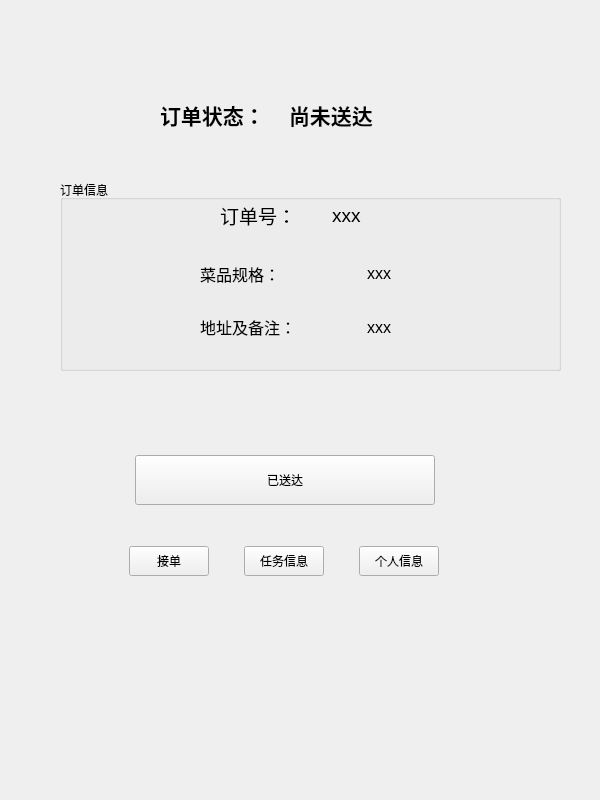
<?xml version="1.0" encoding="UTF-8"?>
<ui version="4.0">
 <class>task_inform</class>
 <widget class="QWidget" name="task_inform">
  <property name="geometry">
   <rect>
    <x>0</x>
    <y>0</y>
    <width>600</width>
    <height>800</height>
   </rect>
  </property>
  <property name="minimumSize">
   <size>
    <width>600</width>
    <height>800</height>
   </size>
  </property>
  <property name="windowTitle">
   <string>Form</string>
  </property>
  <widget class="QGroupBox" name="groupBox">
   <property name="geometry">
    <rect>
     <x>60</x>
     <y>180</y>
     <width>501</width>
     <height>191</height>
    </rect>
   </property>
   <property name="title">
    <string>订单信息</string>
   </property>
   <widget class="QWidget" name="">
    <property name="geometry">
     <rect>
      <x>160</x>
      <y>10</y>
      <width>141</width>
      <height>51</height>
     </rect>
    </property>
    <layout class="QHBoxLayout" name="horizontalLayout_2">
     <item>
      <widget class="QLabel" name="label">
       <property name="text">
        <string>&lt;html&gt;&lt;head/&gt;&lt;body&gt;&lt;p&gt;&lt;span style=&quot; font-size:14pt;&quot;&gt;订单号：&lt;/span&gt;&lt;/p&gt;&lt;/body&gt;&lt;/html&gt;</string>
       </property>
      </widget>
     </item>
     <item alignment="Qt::AlignmentFlag::AlignRight">
      <widget class="QLabel" name="label_2">
       <property name="text">
        <string>&lt;html&gt;&lt;head/&gt;&lt;body&gt;&lt;p&gt;&lt;span style=&quot; font-size:14pt;&quot;&gt;xxx&lt;/span&gt;&lt;/p&gt;&lt;/body&gt;&lt;/html&gt;</string>
       </property>
      </widget>
     </item>
    </layout>
   </widget>
   <widget class="QWidget" name="">
    <property name="geometry">
     <rect>
      <x>140</x>
      <y>70</y>
      <width>191</width>
      <height>101</height>
     </rect>
    </property>
    <layout class="QVBoxLayout" name="verticalLayout">
     <item>
      <layout class="QHBoxLayout" name="horizontalLayout_3">
       <item>
        <widget class="QLabel" name="label_3">
         <property name="text">
          <string>&lt;html&gt;&lt;head/&gt;&lt;body&gt;&lt;p&gt;&lt;span style=&quot; font-size:12pt;&quot;&gt;菜品规格：&lt;/span&gt;&lt;/p&gt;&lt;/body&gt;&lt;/html&gt;</string>
         </property>
        </widget>
       </item>
       <item alignment="Qt::AlignmentFlag::AlignRight">
        <widget class="QLabel" name="label_4">
         <property name="text">
          <string>&lt;html&gt;&lt;head/&gt;&lt;body&gt;&lt;p&gt;&lt;span style=&quot; font-size:12pt;&quot;&gt;xxx&lt;/span&gt;&lt;/p&gt;&lt;/body&gt;&lt;/html&gt;</string>
         </property>
        </widget>
       </item>
      </layout>
     </item>
     <item>
      <layout class="QHBoxLayout" name="horizontalLayout_4">
       <item>
        <widget class="QLabel" name="label_5">
         <property name="text">
          <string>&lt;html&gt;&lt;head/&gt;&lt;body&gt;&lt;p&gt;&lt;span style=&quot; font-size:12pt;&quot;&gt;地址及备注：&lt;/span&gt;&lt;/p&gt;&lt;/body&gt;&lt;/html&gt;</string>
         </property>
        </widget>
       </item>
       <item alignment="Qt::AlignmentFlag::AlignRight">
        <widget class="QLabel" name="label_6">
         <property name="text">
          <string>&lt;html&gt;&lt;head/&gt;&lt;body&gt;&lt;p&gt;&lt;span style=&quot; font-size:12pt;&quot;&gt;xxx&lt;/span&gt;&lt;/p&gt;&lt;/body&gt;&lt;/html&gt;</string>
         </property>
        </widget>
       </item>
      </layout>
     </item>
    </layout>
   </widget>
  </widget>
  <widget class="QWidget" name="">
   <property name="geometry">
    <rect>
     <x>160</x>
     <y>90</y>
     <width>251</width>
     <height>51</height>
    </rect>
   </property>
   <layout class="QHBoxLayout" name="horizontalLayout">
    <item>
     <widget class="QLabel" name="label_7">
      <property name="text">
       <string>&lt;html&gt;&lt;head/&gt;&lt;body&gt;&lt;p&gt;&lt;span style=&quot; font-size:16pt; font-weight:700;&quot;&gt;订单状态：&lt;/span&gt;&lt;/p&gt;&lt;/body&gt;&lt;/html&gt;</string>
      </property>
     </widget>
    </item>
    <item>
     <widget class="QLabel" name="label_8">
      <property name="text">
       <string>&lt;html&gt;&lt;head/&gt;&lt;body&gt;&lt;p&gt;&lt;span style=&quot; font-size:16pt; font-weight:700;&quot;&gt;尚未送达&lt;/span&gt;&lt;/p&gt;&lt;/body&gt;&lt;/html&gt;</string>
      </property>
     </widget>
    </item>
   </layout>
  </widget>
  <widget class="QWidget" name="">
   <property name="geometry">
    <rect>
     <x>100</x>
     <y>420</y>
     <width>371</width>
     <height>191</height>
    </rect>
   </property>
   <layout class="QVBoxLayout" name="verticalLayout_2">
    <item alignment="Qt::AlignmentFlag::AlignHCenter">
     <widget class="QPushButton" name="pushButton">
      <property name="sizePolicy">
       <sizepolicy hsizetype="Fixed" vsizetype="Fixed">
        <horstretch>0</horstretch>
        <verstretch>0</verstretch>
       </sizepolicy>
      </property>
      <property name="minimumSize">
       <size>
        <width>300</width>
        <height>50</height>
       </size>
      </property>
      <property name="maximumSize">
       <size>
        <width>300</width>
        <height>50</height>
       </size>
      </property>
      <property name="text">
       <string>已送达</string>
      </property>
     </widget>
    </item>
    <item>
     <layout class="QHBoxLayout" name="horizontalLayout_5">
      <item>
       <widget class="QPushButton" name="pushButton_2">
        <property name="sizePolicy">
         <sizepolicy hsizetype="Fixed" vsizetype="Fixed">
          <horstretch>0</horstretch>
          <verstretch>0</verstretch>
         </sizepolicy>
        </property>
        <property name="minimumSize">
         <size>
          <width>80</width>
          <height>30</height>
         </size>
        </property>
        <property name="maximumSize">
         <size>
          <width>80</width>
          <height>30</height>
         </size>
        </property>
        <property name="text">
         <string>接单</string>
        </property>
       </widget>
      </item>
      <item>
       <widget class="QPushButton" name="pushButton_3">
        <property name="sizePolicy">
         <sizepolicy hsizetype="Fixed" vsizetype="Fixed">
          <horstretch>0</horstretch>
          <verstretch>0</verstretch>
         </sizepolicy>
        </property>
        <property name="minimumSize">
         <size>
          <width>80</width>
          <height>30</height>
         </size>
        </property>
        <property name="maximumSize">
         <size>
          <width>80</width>
          <height>30</height>
         </size>
        </property>
        <property name="text">
         <string>任务信息</string>
        </property>
       </widget>
      </item>
      <item>
       <widget class="QPushButton" name="pushButton_4">
        <property name="sizePolicy">
         <sizepolicy hsizetype="Fixed" vsizetype="Fixed">
          <horstretch>0</horstretch>
          <verstretch>0</verstretch>
         </sizepolicy>
        </property>
        <property name="minimumSize">
         <size>
          <width>80</width>
          <height>30</height>
         </size>
        </property>
        <property name="maximumSize">
         <size>
          <width>80</width>
          <height>30</height>
         </size>
        </property>
        <property name="text">
         <string>个人信息</string>
        </property>
       </widget>
      </item>
     </layout>
    </item>
   </layout>
  </widget>
 </widget>
 <resources/>
 <connections/>
</ui>
